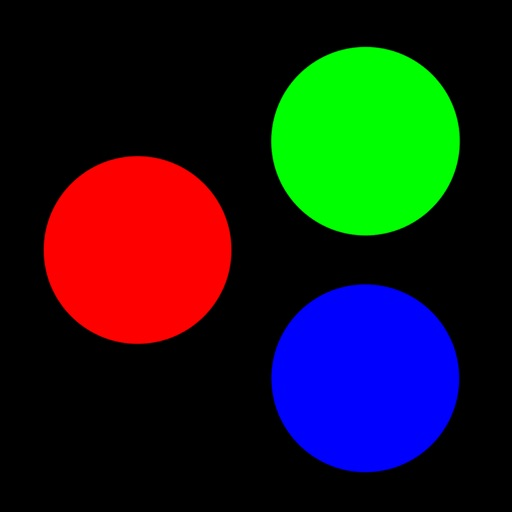
#> input picture rgb_image.jpg, 512 x 512 px, found by its file name
$ python log_transformation.py
#> lines starting #> are read from the running program, lines starting #| are printed output that depends on the picture
import cv2
import numpy as np

img = cv2.imread("./rgb_image.jpg", 0)
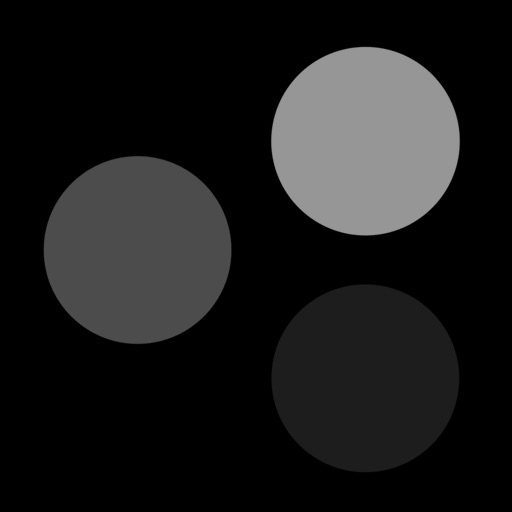
#> img: shape (512, 512); min 0, max 159, mean 27.1
cv2.imshow("Original", img)

img_log_law_transformed = 0.6 * np.log(1 + np.float32(img))
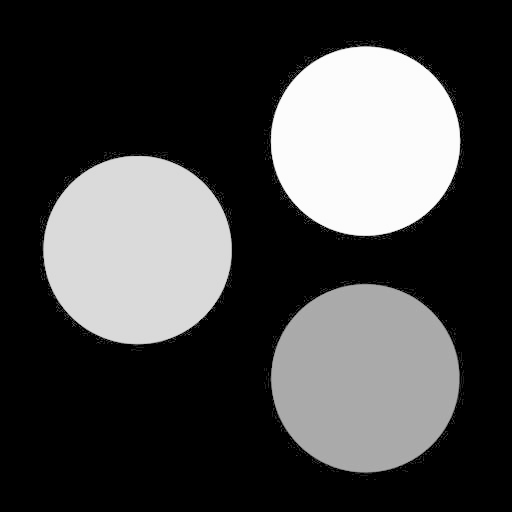
#> img_log_law_transformed: shape (512, 512) float32; min 0, max 3.05, mean 0.824; drawn with min black and max white

cv2.imshow("Log Law Transformed", img_log_law_transformed)
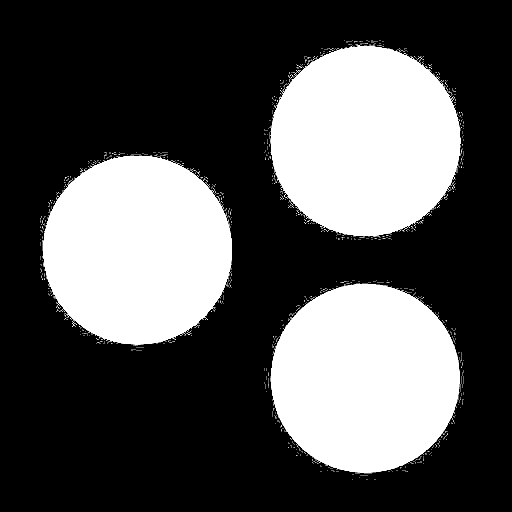
#> window 'Log Law Transformed': shape (512, 512); min 0, max 255, mean 83.6

cv2.waitKey(0)
cv2.destroyAllWindows()
